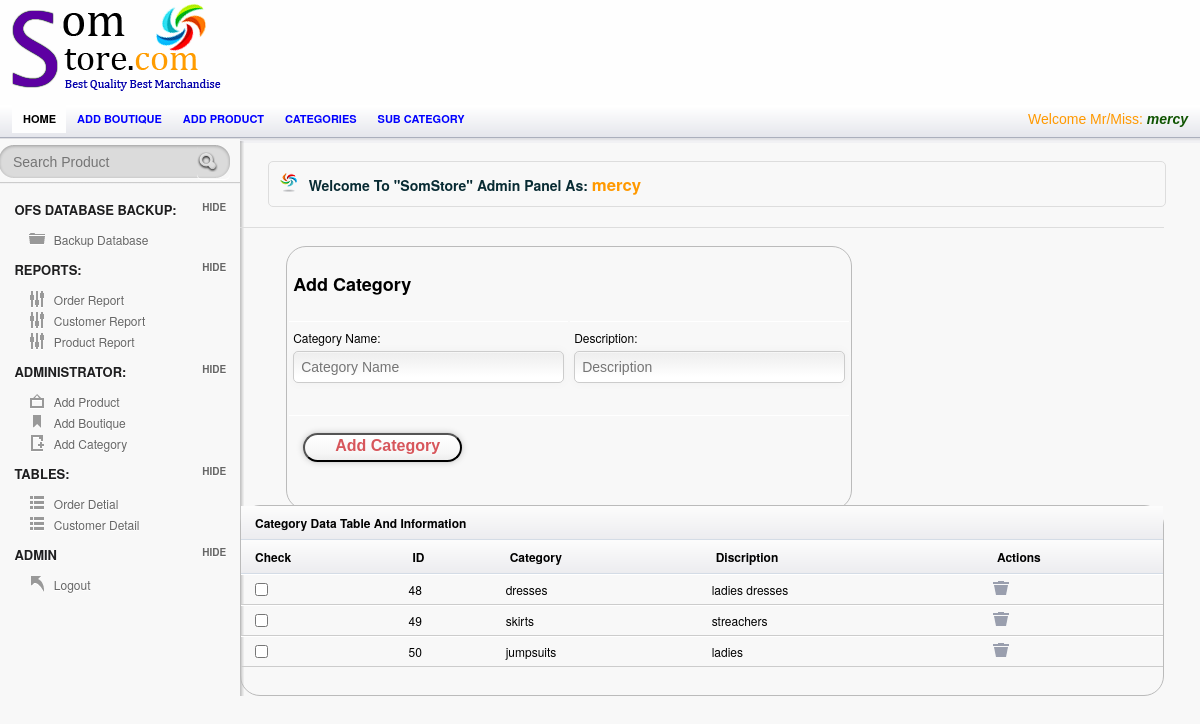
/Admin/add_category.php (signed in), run on the app's committed database.
### tables this page shows
CREATE TABLE `employee` (
  `Employee_ID` int(95) NOT NULL,
  `Employee_Name` varchar(25) NOT NULL,
  `Username` varchar(25) NOT NULL,
  `Password` varchar(25) NOT NULL,
  `Picture` varchar(255) NOT NULL
);

CREATE TABLE `category` (
  `Category_ID` int(255) NOT NULL,
  `Category_Name` varchar(123) NOT NULL,
  `Discription` varchar(255) NOT NULL,
  `Picture` varchar(255) NOT NULL
);

### session.php (called while the page is built, shortened)
<?php
include('config.php');
$check=$_SESSION['login_username'];
$session=mysqli_query($mysqli, "select Username from employee where Username='$check' ");
$row=mysqli_fetch_array($session);
$login_session=$row['Username'];
?>

### Admin/add_category.php (the view, shortened to what this page needs)
<?php
include("../session.php");
?>
<!doctype html>
<html lang="en">
    <head>
        <link rel="stylesheet" href="css/layout.css" type="text/css" media="screen" />
    </head>
    <body>
        <div id="container">
            <div id="header">
                <div id="logo-banner">
                    <div id="logo">
                        <a href="index.php"><img src="images/logo.png" alt="" /></a>
                    </div>
                    <div id="banner">
                    </div>
                </div>
            </div>
            <div id="content-wrap">
                <?php include_once 'includes/navigation.php'; ?>
                <?php include_once 'includes/side_menu.php'; ?>
                <section id="main" class="column">
                    <h4 class="alert_info">Welcome To <strong>"SomStore"</strong> Admin Panel As: <?php echo "  " . "<font color='#f90'><big><b>" . $login_session . "</b></big></font>"; ?>  </h4>
                    <div id="form_wrapper" class="form_wrapper">
                        <table>
                            <form class="register active" id="myForm" action="insertions/insertCategory.php" method="POST" name="addEmployee" >
                                <th colspan="3"><h2> Add Category</h2> </th>
                                <tr>
                                    <td>
                                        <label>Category Name:</label>
                                        <input type="text" id="empValid" name="categoryName" placeholder="Category Name" required>
                                    </td>
                                    <td>
                                        <label>Description:</label>
                                        <input type="text" id="empValid" name="description" placeholder="Description" required>
                                    </td>
                                </tr>
                                <tr>
                                <div class="bottom">
                                    <td colspan="3">
                                        <button name="submit" id="save" title="Click to Save"  class="a-btn"> <span class="a-btn-text">Add Category</span></button>
                                    </td>
                                </div>
                                </tr>
                            </form>
                        </table>
                    </div>
                        <div class="tab_container">
                            <?php
                            $result = mysqli_query($mysqli, "SELECT * FROM category");
                            ?>
                            <div id="tab1" class="tab_content">
                                <table class="tablesorter" cellspacing="0">
                                    <thead><th colspan="6"> Category Data Table And Information</th></thead>
                                    <thead>
                                    <th>Check</th>
                                    <th> ID</th>
                                    <th> Category</th>
                                    <th>Discription</th>
                                    <th>Actions</th>
                                    </thead>
                                    <tbody>
                                        <?php while ($row = mysqli_fetch_array($result)) {
                                            ?>
                                            <tr>
                                                <td><input type="checkbox"></td>
                                                <td><?Php echo $row['Category_ID']; ?></td>
                                                <td><?php echo $row['Category_Name']; ?></td>
                                                <td><?php echo $row['Discription']; ?></td>
                                                <td>
                                                    <a href="catDelete.php?delete=<?php echo $row['Category_ID']; ?>" onClick="del(this);" title="Delete" ><input type="image" src="images/icn_trash.png" title="Trash">  </a></td>
                                            </tr>
                                        <?php }mysqli_close($mysqli); ?>
                                    </tbody>
                                </table>
                            </div>
                        </div>
                    </section>
                </div>
            </div>
        </body>
    </html>

### Admin/includes/navigation.php
 <section id="secondary_bar">
    <nav>
        <ul>
            <li class="selected"><a href="index.php">Home</a></li>
            <li><a href="add_warehouse.php">Add Boutique</a></li>
            <li><a href="add_product.php">Add product</a></li>
            <li><a href="add_category.php">Categories</a></li>
            <li><a href="add_subcategory.php">Sub Category</a></li>
            <li class="logout"> <span class="check"> <?php echo "Welcome Mr/Miss:   " . "<font color='##fa5400'><i><b>" . $login_session . "</b></i></font>"; ?> </span></li>
        </ul>
    </nav>
</section>

### data on the page
employee: Username "mercy"
category: Category_ID "48", Category_Name "dresses", Discription "ladies dresses"
category: Category_ID "49", Category_Name "skirts", Discription "streachers"
category: Category_ID "50", Category_Name "jumpsuits", Discription "ladies"
